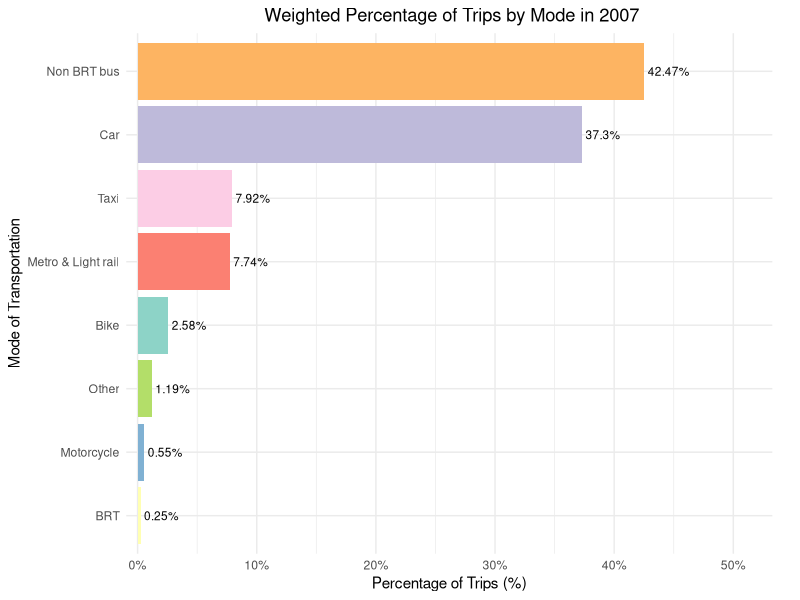
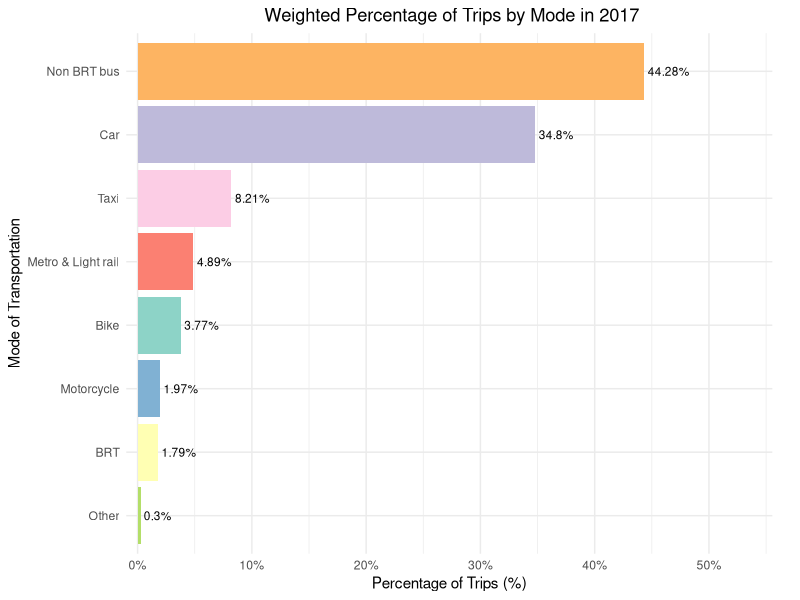

Source code (R) for these figures, in order:
library(tidyverse)
library(lubridate)
library(ggrepel)
library(patchwork)
library(scales)

tables<-read.csv("data/weighted_summary.csv")

trip2007<- tables%>%
  filter(!is.na(count))
trip2007<- trip2007 %>%
  filter(x!= "Walk")%>%
  select(x, count)%>%
  mutate(percent= round(count/sum(count)*100,2))

maxy <- max(trip2007$percent, na.rm = TRUE)

ggplot(trip2007, aes(x = reorder(x, percent), y = percent, fill = x)) +
  geom_bar(stat = "identity") +
  geom_text(aes(label = paste0(percent, "%")), hjust = -0.1, size = 3) +
  coord_flip(clip = "off") +  # let text draw outside the panel
  scale_y_continuous(
    labels = scales::percent_format(scale = 1),
    limits = c(0, maxy * 1.12),                 # add headroom
    expand = expansion(mult = c(0.02, 0.12))    # extra space on the right
  ) +
  scale_fill_brewer(palette = "Set3") +
  labs(title = " Weighted Percentage of Trips by Mode in 2007",
       x = "Mode of Transportation",
       y = "Percentage of Trips (%)") +
  theme_minimal() +
  theme(
    legend.position = "none",
    plot.title = element_text(hjust = 0.5),
    plot.margin = margin(5.5, 20, 5.5, 5.5)     # a bit more right margin
  )

trip2017<- tables%>%
  filter(!is.na(count_1))
trip2017<- trip2017 %>%
  filter(x!= "Walk")%>%
  select(x, count_1)%>%
  mutate(percent= round(count_1/sum(count_1)*100,2))

maxy2 <- max(trip2017$percent, na.rm = TRUE)
ggplot(trip2017, aes(x = reorder(x, percent), y = percent, fill = x)) +
  geom_bar(stat = "identity") +
  geom_text(aes(label = paste0(percent, "%")), hjust = -0.1, size = 3) +
  coord_flip(clip = "off") +  # let text draw outside the panel
  scale_y_continuous(
    labels = scales::percent_format(scale = 1),
    limits = c(0, maxy2 * 1.12),                 # add headroom
    expand = expansion(mult = c(0.02, 0.12))    # extra space on the right
  ) +
  scale_fill_brewer(palette = "Set3") +
  labs(title = " Weighted Percentage of Trips by Mode in 2017",
       x = "Mode of Transportation",
       y = "Percentage of Trips (%)") +
  theme_minimal() +
  theme(
    legend.position = "none",
    plot.title = element_text(hjust = 0.5),
    plot.margin = margin(5.5, 20, 5.5, 5.5)     # a bit more right margin
  )

